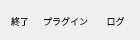
<?xml version="1.0" encoding="UTF-8"?>
<ui version="4.0">
 <class>HomeMenu</class>
 <widget class="QWidget" name="HomeMenu">
  <property name="geometry">
   <rect>
    <x>0</x>
    <y>0</y>
    <width>140</width>
    <height>40</height>
   </rect>
  </property>
  <property name="palette">
   <palette>
    <active>
     <colorrole role="ToolTipText">
      <brush brushstyle="SolidPattern">
       <color alpha="255">
        <red>0</red>
        <green>0</green>
        <blue>0</blue>
       </color>
      </brush>
     </colorrole>
    </active>
    <inactive>
     <colorrole role="ToolTipText">
      <brush brushstyle="SolidPattern">
       <color alpha="255">
        <red>0</red>
        <green>0</green>
        <blue>0</blue>
       </color>
      </brush>
     </colorrole>
    </inactive>
    <disabled>
     <colorrole role="ToolTipText">
      <brush brushstyle="SolidPattern">
       <color alpha="255">
        <red>0</red>
        <green>0</green>
        <blue>0</blue>
       </color>
      </brush>
     </colorrole>
    </disabled>
   </palette>
  </property>
  <property name="windowTitle">
   <string>Form</string>
  </property>
  <widget class="QToolButton" name="toolButton">
   <property name="geometry">
    <rect>
     <x>0</x>
     <y>0</y>
     <width>40</width>
     <height>41</height>
    </rect>
   </property>
   <property name="palette">
    <palette>
     <active>
      <colorrole role="ToolTipBase">
       <brush brushstyle="SolidPattern">
        <color alpha="255">
         <red>0</red>
         <green>170</green>
         <blue>255</blue>
        </color>
       </brush>
      </colorrole>
     </active>
     <inactive>
      <colorrole role="ToolTipBase">
       <brush brushstyle="SolidPattern">
        <color alpha="255">
         <red>0</red>
         <green>170</green>
         <blue>255</blue>
        </color>
       </brush>
      </colorrole>
     </inactive>
     <disabled>
      <colorrole role="ToolTipBase">
       <brush brushstyle="SolidPattern">
        <color alpha="255">
         <red>0</red>
         <green>170</green>
         <blue>255</blue>
        </color>
       </brush>
      </colorrole>
     </disabled>
    </palette>
   </property>
   <property name="font">
    <font>
     <pointsize>7</pointsize>
    </font>
   </property>
   <property name="toolTip">
    <string>MetaToolsを終了します</string>
   </property>
   <property name="text">
    <string>終了</string>
   </property>
   <property name="icon">
    <iconset resource="../../../MetaToolsResource.qrc">
     <normaloff>:/metatools_resource/img/close.png</normaloff>:/metatools_resource/img/close.png</iconset>
   </property>
   <property name="iconSize">
    <size>
     <width>22</width>
     <height>22</height>
    </size>
   </property>
   <property name="toolButtonStyle">
    <enum>Qt::ToolButtonTextUnderIcon</enum>
   </property>
   <property name="autoRaise">
    <bool>true</bool>
   </property>
  </widget>
  <widget class="QToolButton" name="toolButton_2">
   <property name="geometry">
    <rect>
     <x>40</x>
     <y>0</y>
     <width>51</width>
     <height>41</height>
    </rect>
   </property>
   <property name="font">
    <font>
     <pointsize>7</pointsize>
    </font>
   </property>
   <property name="toolTip">
    <string>プラグインマネージャを開きます</string>
   </property>
   <property name="text">
    <string>プラグイン</string>
   </property>
   <property name="icon">
    <iconset resource="../../../MetaToolsResource.qrc">
     <normaloff>:/metatools_resource/img/plugin.png</normaloff>:/metatools_resource/img/plugin.png</iconset>
   </property>
   <property name="iconSize">
    <size>
     <width>22</width>
     <height>22</height>
    </size>
   </property>
   <property name="popupMode">
    <enum>QToolButton::DelayedPopup</enum>
   </property>
   <property name="toolButtonStyle">
    <enum>Qt::ToolButtonTextUnderIcon</enum>
   </property>
   <property name="autoRaise">
    <bool>true</bool>
   </property>
   <property name="arrowType">
    <enum>Qt::NoArrow</enum>
   </property>
  </widget>
  <widget class="QToolButton" name="toolButton_3">
   <property name="geometry">
    <rect>
     <x>90</x>
     <y>0</y>
     <width>51</width>
     <height>41</height>
    </rect>
   </property>
   <property name="font">
    <font>
     <pointsize>7</pointsize>
    </font>
   </property>
   <property name="toolTip">
    <string>ログウインドウをアクティブにします</string>
   </property>
   <property name="text">
    <string>ログ</string>
   </property>
   <property name="icon">
    <iconset resource="../../../MetaToolsResource.qrc">
     <normaloff>:/metatools_resource/img/app_window.png</normaloff>:/metatools_resource/img/app_window.png</iconset>
   </property>
   <property name="iconSize">
    <size>
     <width>22</width>
     <height>22</height>
    </size>
   </property>
   <property name="popupMode">
    <enum>QToolButton::DelayedPopup</enum>
   </property>
   <property name="toolButtonStyle">
    <enum>Qt::ToolButtonTextUnderIcon</enum>
   </property>
   <property name="autoRaise">
    <bool>true</bool>
   </property>
   <property name="arrowType">
    <enum>Qt::NoArrow</enum>
   </property>
  </widget>
 </widget>
 <resources>
  <include location="../../../MetaToolsResource.qrc"/>
 </resources>
 <connections/>
</ui>
